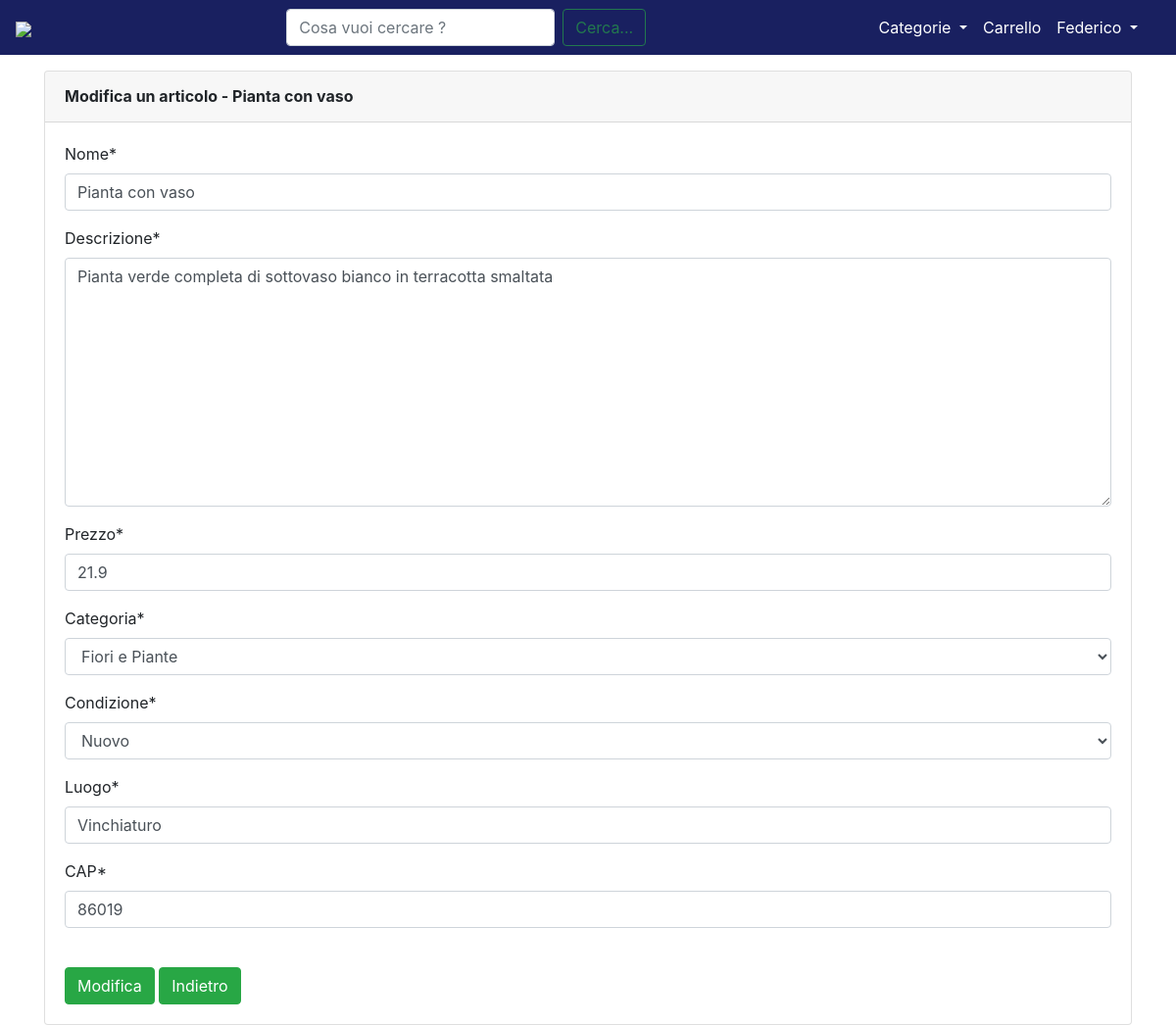
The page /item/6/modify/ (signed in) on the database its author committed.
### core/models.py (models this page shows, shortened)
class Item(models.Model):
    nome = models.CharField(max_length=100)
    descrizione = models.TextField(max_length=1000)
    immagine = models.ImageField()
    prezzo = models.FloatField(validators=[MinValueValidator(0.0)])
    categoria = models.CharField(choices=CATEGORIA, max_length=20)
    slug = AutoSlugField(populate_from='nome', unique=True)  # chiave primaria
    condizione = models.CharField(choices=CONDIZIONE, max_length=2)
    luogo = models.CharField(max_length=30)
    CAP = models.CharField(max_length=5)
    venditore = models.ForeignKey(User, on_delete=models.CASCADE, related_name="item")
    data = models.DateTimeField(auto_now_add=True)  # Data in cui vine effettuato l' ordine
    ordinato = models.BooleanField(default=False)  # Indica se l' ooggetto è stato acquistato o meno
    acquirente = models.CharField(null=True, max_length=50, blank=True)  # Indica il nome dell' acquirente
    indirizzo = models.CharField(null=True, max_length=100, blank=True)  # Indica l' indirizzo di spedizione

### core/views.py (the view, shortened to what this page needs)
# urls.py: path('item/<int:pk>/modify/', login_required(views.ItemModify.as_view()), name='item_modify'),
class ItemModify(UpdateView):
    model = Item
    fields = ('nome', 'descrizione', 'prezzo', 'categoria', 'condizione', 'luogo', 'CAP')
    template_name = 'core/item_modify.html'
    def dispatch(self, request, *args, **kwargs):
        user = self.request.user
        itemid = self.kwargs['pk']
        item = get_object_or_404(Item, id=itemid)
        if user.id is not item.venditore.id:
            messages.info(request, "Non puoi accedere a questa pagina!")
            return HomeView(request)
        return super().dispatch(request, *args, **kwargs)

### core/templates/core/item_modify.html (shortened to what this page needs)
{% extends 'base.html' %}
{% load static %}
{% load crispy_forms_tags %}
{% block content %}
<div class="card shadow mb-4 mt-3">
    <div class="card-header py-3 d-flex flex-row align-items-center justify-content-between">
        <h6 class="m-0 font-weight-bold ">Modifica un articolo - {{ item.nome }}</h6>
    </div>
    <div class="card-body">
        <form class="" method="POST" enctype="multipart/form-data" novalidate>
            {{ form|crispy }}
            <br>
            <input type="submit" class="btn btn-success" value="Modifica">
            <button class="btn btn-success" onclick="window.history.go(-1);">
                Indietro
            </button>
        </form>
    </div>
</div>
{% endblock content %}

### templates/base.html (shortened to what this page needs)
{% load static %}
<!DOCTYPE html>
<html lang="it">
<head>
    <link rel="stylesheet" href="https://maxcdn.bootstrapcdn.com/bootstrap/4.0.0/css/bootstrap.min.css"
>
    <link rel="stylesheet" href="{% static 'css/base.css' %}">
</head>
<body>
<nav class="navbar navbar-expand-lg navbar-dark" style="background-color: #192060;">
    <a class="navbar-brand ml-auto" href="/"><img style="width: 9rem;"
                                                  src="https://github.com/LucaCarnevale/temporary_files/blob/main/logo_sito.PNG?raw=true"></a>
    <div class="container">
        <div class="collapse navbar-collapse" id="navbarSupportedContent">
            <form class="form-inline my-2 my-lg-0 mx-auto" action="{% url 'cerca' %}">
                <input name="kw" class="inputCerca form-control mr-sm-2" type="search" placeholder="Cosa vuoi cercare ?"
                       aria-label="Search">
                <button class="cerca btn btn-outline-success" type="submit">Cerca...</button>
            </form>
            <ul class="navbar-nav">
                <div class="collapse navbar-collapse" id="navbarNavDarkDropdown">
                    <ul class="navbar-nav">
                        <li class="nav-item dropdown active">
                            <a class="nav-link dropdown-toggle" href="#" id="navbarDropdown" role="button"
                               data-toggle="dropdown" aria-haspopup="true" aria-expanded="false">
                                Categorie
                            </a>
                        </li>
                    </ul>
                </div>
                {% if request.user.is_authenticated %}
                <li class="nav-item active ml-auto">
                    <a class="nav-link active" aria-current="page" href="{% url 'order_summary' %}">Carrello</a>
                </li>
                <li class="nav-item dropdown active">
                    <a class="nav-link dropdown-toggle" href="#" id="navbarDropdown" role="button"
                       data-toggle="dropdown" aria-expanded="false">
                        {{ request.user.username }}
                    </a>
                </li>
                {% endif %}
            </ul>
        </div>
    </div>
</nav>
<div class="container">
    {% block content %}
    {% endblock content %}
</div>
</body>
</html>

### static/css/base.css (style rules this page uses)
body, html { height: 100%; margin: 0; }

### rows shown on the page
Item: nome "Pianta con vaso", descrizione "Pianta verde completa di sottovaso bianco in terracotta smaltata", prezzo "21.9", categoria "Fiori e Piante", condizione "Nuovo", luogo "Vinchiaturo", CAP "86019"

### other values the page prints
{{ request.user.username }} "Federico"
